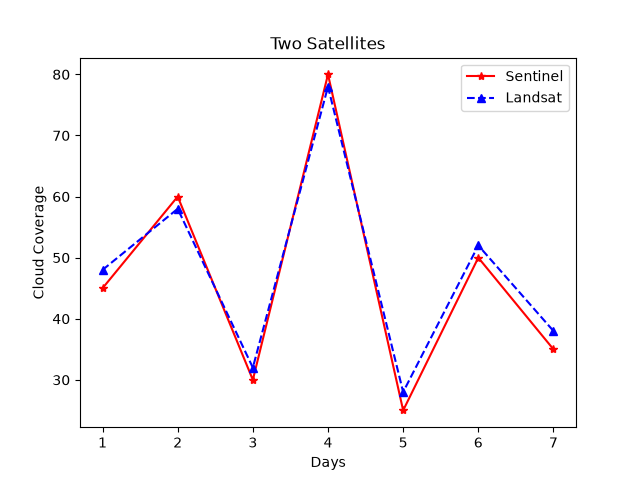

Write the Python code that produced this figure.
import matplotlib.pyplot as plt


days = [1, 2, 3, 4, 5, 6, 7]
sentinel = [45, 60, 30, 80, 25, 50, 35]
landsat = [48, 58, 32, 78, 28, 52, 38]


plt.plot(days, sentinel, label="Sentinel", color="red", linestyle='solid', marker="*")
plt.plot(days, landsat, label="Landsat", color="blue", linestyle='dashed', marker="^")

plt.xlabel("Days")
plt.ylabel("Cloud Coverage")
plt.title("Two Satellites")

plt.legend()

plt.savefig("08_legends_and_labels.png")
